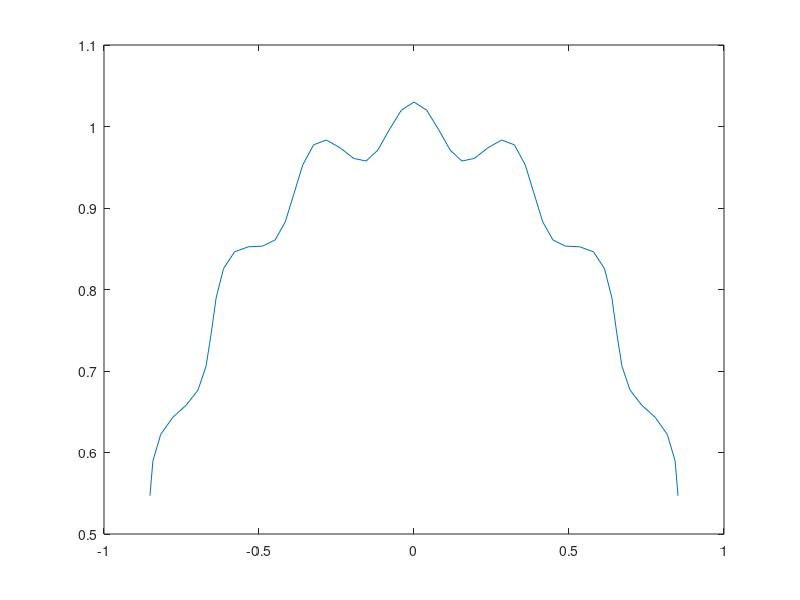

Here is the MATLAB script that generated this plot:

g_a = 0.03;
g_f = 20;

R = 1;

L = 2;
p = 50;



%L = R*2*start_corner;

delta = L/p;

a1 = 0:delta:L;
a2 = 0;

ar = (pi*R+L)/(2*R) - a1/R;

x=(R + a2 + g_a.*cos(g_f.*ar)).*cos(ar);
y=(R + a2 + g_a.*cos(g_f.*ar)).*sin(ar);

%ar_grad = ar*180/pi

plot(x,y);


%============================================
start_corner = L/(2*R);
delta = 2 * start_corner / p
psi = -start_corner:delta:start_corner;


x=(R + g_a.*cos(g_f.*psi)).*cos(psi);
y=(R + g_a.*cos(g_f.*psi)).*sin(psi);

%plot(x,y);



